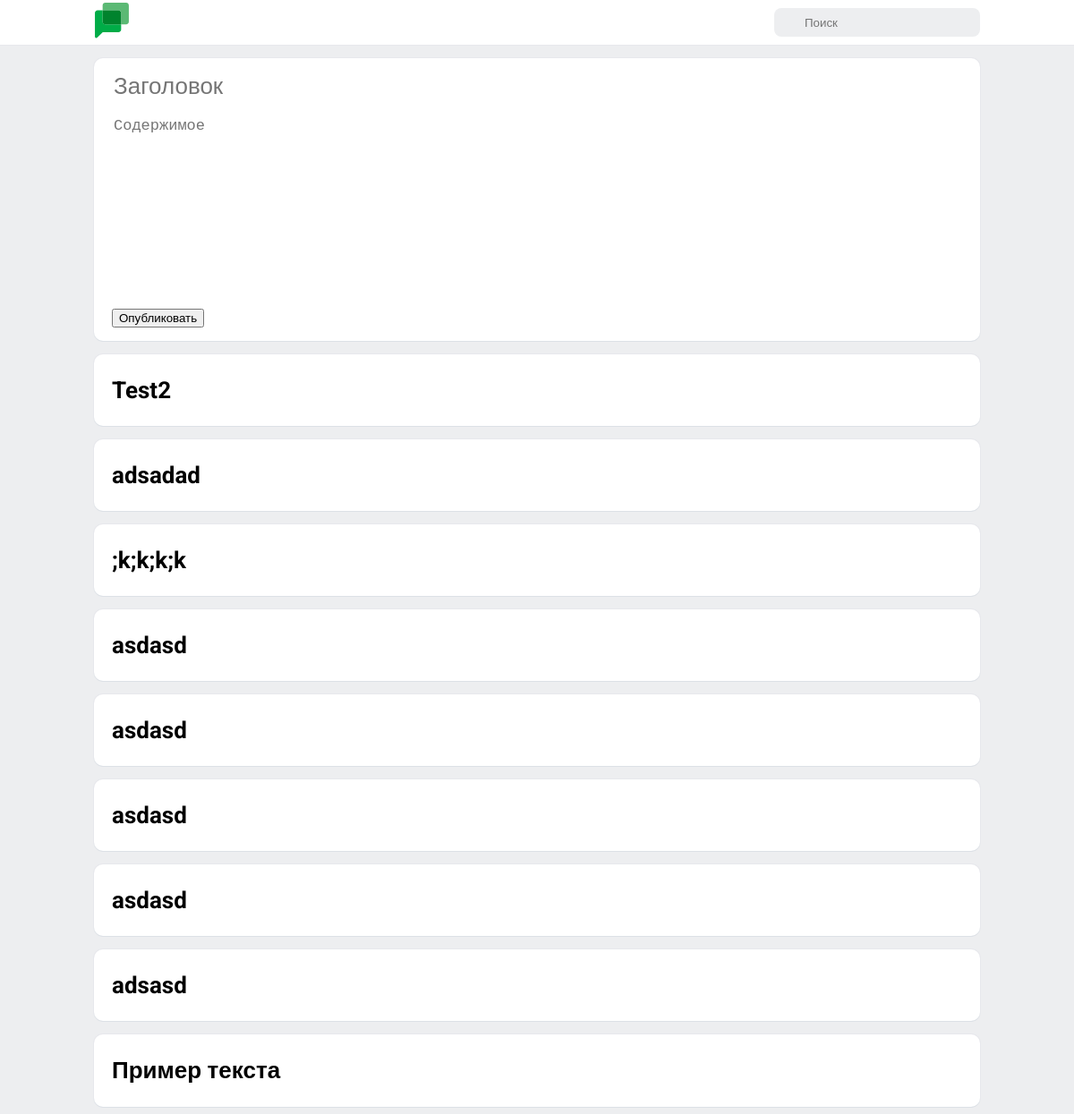
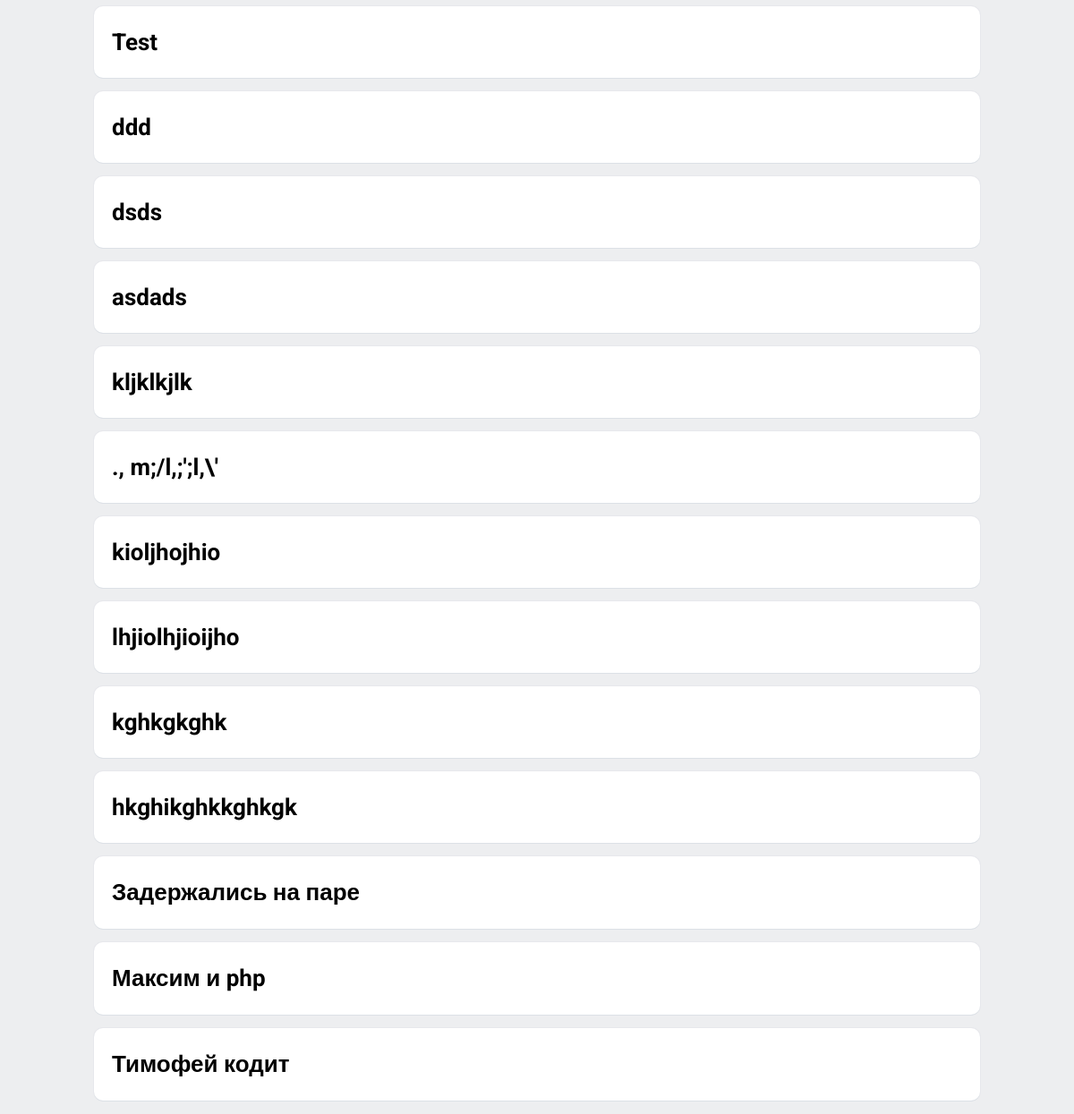
Before: / with the older database file (2 pictures, top to bottom).
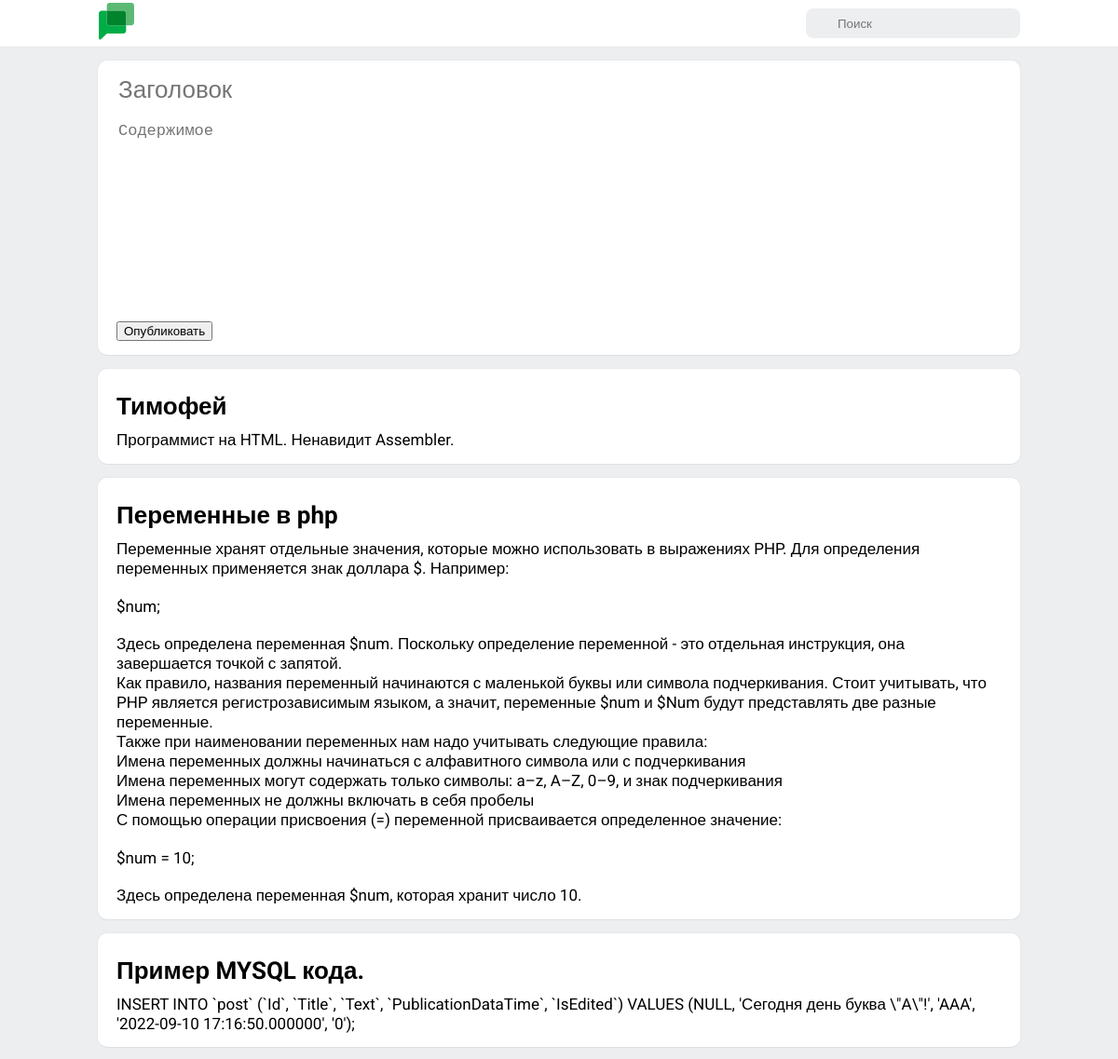
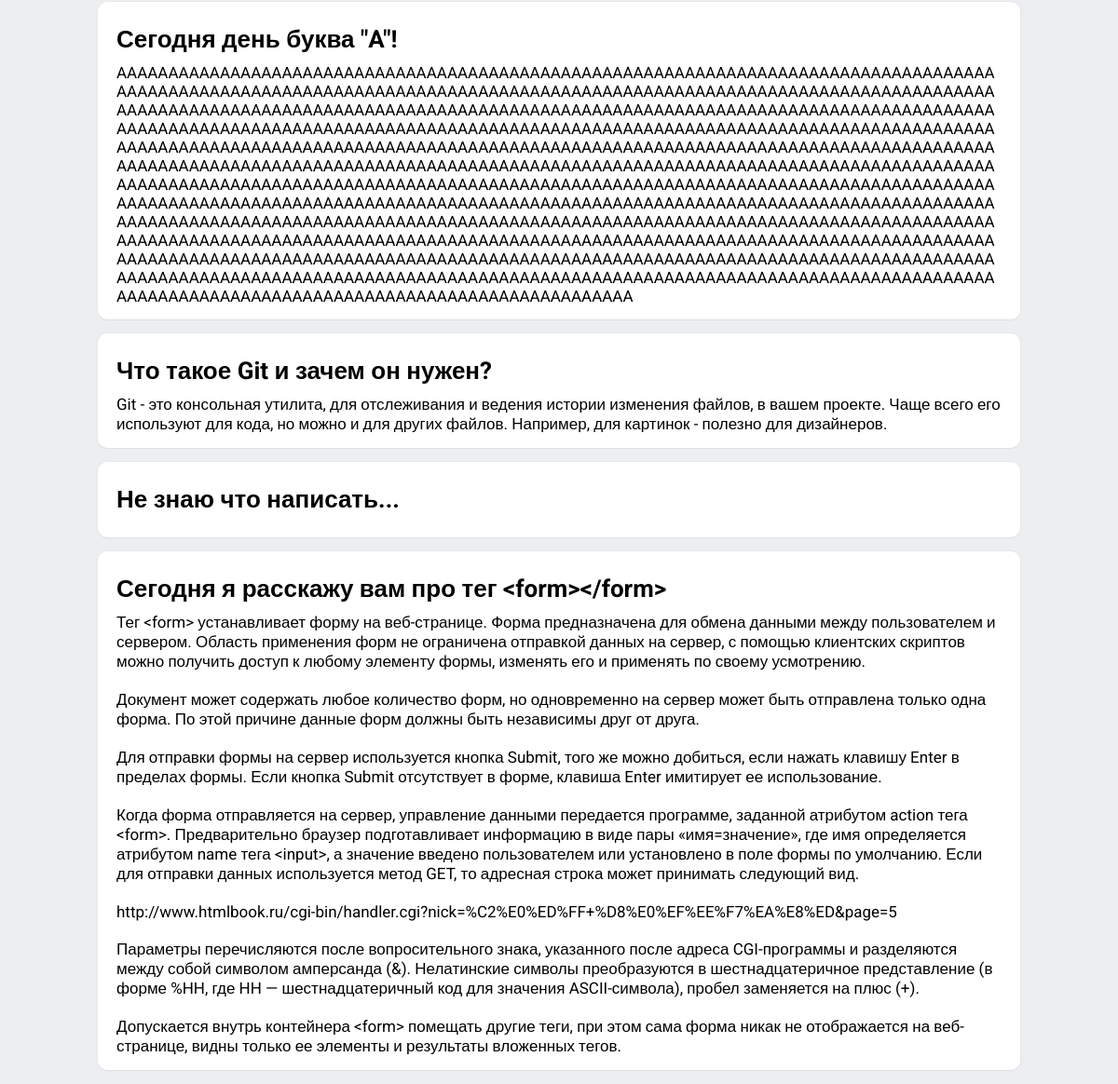
After: the same page with the newer database file (2 pictures, top to bottom).
### tables this page shows
CREATE TABLE IF NOT EXISTS `POST`
(
    `Id`                  INT UNSIGNED NOT NULL AUTO_INCREMENT,
    `Title`               VARCHAR(45)  NOT NULL,
    `Text`                TEXT         NULL,
    `PublicationDataTime` DATETIME     NOT NULL,
    `ChangeDateTime`      DATETIME     NULL,
    PRIMARY KEY (`Id`)
);

### index.php (the view, shortened to what this page needs)
<?php
$conn = new PDO("mysql:host=localhost;port=3307;dbname=posts_db", "root", "");
$searchString = '';
$sql = "SELECT * FROM post WHERE LOCATE(:searchString, Title) > 0 or LOCATE(:searchString, Text) ORDER BY Id DESC";
$stmt = $conn->prepare($sql);
$stmt->bindValue(":searchString", $searchString);
$stmt->execute();
function highlight($text, $selected_text): string
{
    if (empty($text)) {
        return '';
    }
    $selected_text_len = mb_strlen($selected_text);
    $firstIndex = mb_stripos($text, $selected_text);
    if ($selected_text_len <= 0 || $firstIndex === false) {
        return htmlentities($text);
    }
    return htmlentities(mb_substr($text, 0, $firstIndex)) .
        '<span class="found-element">' .
        htmlentities(mb_substr($text, $firstIndex, $selected_text_len)) .
        '</span>' .
        htmlentities(mb_substr($text,$firstIndex + $selected_text_len));
}
?>
<!DOCTYPE html>
<html lang="ru">
<head>
    <link href="css/style.css" rel="stylesheet">
</head>
<body>
<header>
    <nav class="header-container main-container">
       <a href="index.php">
           <img class="logo" src="img/logo.svg" width="40" height="40" alt="Лого сайта"/>
       </a>
        <form class="search-form" action="index.php" method="get" name="search-panel">
            <input class="search-text-field" placeholder="Поиск" type="search" name="s" value="<?php echo htmlentities($searchString);?>">
        </form>
    </nav>
</header>
<main class="main-container">
    <ul class="post-list">
            <li class="post-container">
                <form action="php/post_addition.php" method="post">
                    <input class="post-input-field title-input-field title-font block" type="text" placeholder="Заголовок" name="title" maxlength="45"/>
                    <p>
                        <textarea class="post-input-field content-input-field content-font block" placeholder="Содержимое" name="content"></textarea>
                    </p>
                    <input value="Опубликовать" class="block" type="submit">
                </form>
            </li>
            <?php foreach ($stmt as $row){ ?>
                <li class="post-container">
                    <h2 class="title title-font"><?php echo highlight($row["Title"], $searchString) ?></h2>
                    <p class="content content-font"><?php echo highlight($row["Text"], $searchString) ?></p>
                </li>
            <?php }?>
        </ul>
</main>
</body>
</html>

### css/style.css (style rules this page uses)
:root { --main-color: #63b77c; --header-hight:50px; --indentation-between-posts:15px; --separator-color:#e7e8ec; }
body { margin: 0; padding: 0; background-color: #edeef0; font-family: 'Roboto', sans-serif; }
header { height: var(--header-hight); background-color: white; width: 100%; top: 0; position: fixed; border-bottom: 1px solid var(--separator-color); }
.post-list { margin: calc(var(--header-hight) + var(--indentation-between-posts)) 0 0 0; padding: 0; }
.post-container { word-wrap: break-word; background-color: white; border-radius: 10px; padding: 15px 20px; margin: var(--indentation-between-posts) 0; list-style-type: none; text-align: left; box-shadow: 0 1px 0 0 #dce1e6, 0 0 0 1px var(--separator-color); }
.post-input-field { border: 0; outline: 0; width: 100%; box-sizing: border-box; }
.content-input-field { height: 200px; resize: none; }
.block { display: block; }
.title-font { font-size: 26px; }
.content-font { font-size: 17px; }
.title { padding: 10px 0 ; margin: 0; }
.content { margin: 0; white-space: pre-wrap; }
.main-container { width: 990px; margin: auto; }
.search-text-field { background-color: #EDEEF0; background-image: url("../img/search-img.svg"); background-repeat: no-repeat; background-position: 10px; width: 230px; height: 32px; padding: 0 0 0 34px; border-width: 0; outline-width: 0; border-radius: 8px; }
.header-container { height: 100%; display: flex; justify-content: space-between; align-items: center; }

Changed rows visible on the page:
removed post: Title "Test2"
removed post: Title "adsadad"
removed post: Title ";k;k;k;k"
removed post: Title "asdasd"
removed post: Title "asdasd"
removed post: Title "asdasd"
removed post: Title "asdasd"
removed post: Title "adsasd"
removed post: Title "Пример текста"
removed post: Title "Test"
removed post: Title "ddd"
removed post: Title "dsds"
removed post: Title "asdads"
removed post: Title "kljklkjlk"
removed post: Title "., m;/l,;';l,\\'"
changed post: Title "kioljhojhio" → "Тимофей"; Text (not shown) → "Программист на HTML. Ненавидит Assembler."
changed post: Title "lhjiolhjioijho" → "Переменные в php"; Text (not shown) → "Переменные хранят отдельные значения, которые можно использовать в выражениях PHP. Для определения переменных применяется знак доллара $. Например: $num; Здесь определена переменная $num. Поскольку определение переменной - это отдельная инструкция, она завершается точкой с запятой. Как правило, названия переменный начинаются с маленькой буквы или символа подчеркивания. Стоит учитывать, что PHP является регистрозависимым языком, а значит, переменные $num и $Num будут представлять две разные переменные. Также при наименовании переменных нам надо учитывать следующие правила: Имена переменных должны начинаться с алфавитного символа или с подчеркивания Имена переменных могут содержать только…"
changed post: Title "kghkgkghk" → "Пример MYSQL кода."; Text (not shown) → "INSERT INTO `post` (`Id`, `Title`, `Text`, `PublicationDataTime`, `IsEdited`) VALUES (NULL, 'Сегодня день буква \\\"A\\\"!', 'AAA', '2022-09-10 17:16:50.000000', '0');"
changed post: Title "hkghikghkkghkgk" → "Сегодня день буква \"A\"!"; Text (not shown) → "AAAAAAAAAAAAAAAAAAAAAAAAAAAAAAAAAAAAAAAAAAAAAAAAAAAAAAAAAAAAAAAAAAAAAAAAAAAAAAAAAAAAAAAAAAAAAAAAAAAAAAAAAAAAAAAAAAAAAAAAAAAAAAAAAAAAAAAAAAAAAAAAAAAAAAAAAAAAAAAAAAAAAAAAAAAAAAAAAAAAAAAAAAAAAAAAAAAAAAAAAAAAAAAAAAAAAAAAAAAAAAAAAAAAAAAAAAAAAAAAAAAAAAAAAAAAAAAAAAAAAAAAAAAAAAAAAAAAAAAAAAAAAAAAAAAAAAAAAAAAAAAAAAAAAAAAAAAAAAAAAAAAAAAAAAAAAAAAAAAAAAAAAAAAAAAAAAAAAAAAAAAAAAAAAAAAAAAAAAAAAAAAAAAAAAAAAAAAAAAAAAAAAAAAAAAAAAAAAAAAAAAAAAAAAAAAAAAAAAAAAAAAAAAAAAAAAAAAAAAAAAAAAAAAAAAAAAAAAAAAAAAAAAAAAAAAAAAAAAAAAAAAAAAAAAAAAAAAAAAAAAAAAAAAAAAAAAAAAAAAAAAAAAAAAAAAAAAAAAAAAAAAAAAAAAAAAAAAAAAAAAAAAAAAAAAAAAAAAAAAAAAAAAAAAAAAAAAAAAAAAAAAAAAAAAAAAAAAAAAAAAAAAAAAAAAAAAAAAAAAAAAAAAAAAAAAAAAAAAAAAAAAAAAAAAAAAAAAAAAA…"
changed post: Title "Задержались на паре" → "Что такое Git и зачем он нужен?"; Text (not shown) → "Git - это консольная утилита, для отслеживания и ведения истории изменения файлов, в вашем проекте. Чаще всего его используют для кода, но можно и для других файлов. Например, для картинок - полезно для дизайнеров."
changed post: Title "Максим и php" → "Не знаю что написать..."
changed post: Title "Тимофей кодит" → "Сегодня я расскажу вам про тег <form></form>"; Text (not shown) → "Тег <form> устанавливает форму на веб-странице. Форма предназначена для обмена данными между пользователем и сервером. Область применения форм не ограничена отправкой данных на сервер, с помощью клиентских скриптов можно получить доступ к любому элементу формы, изменять его и применять по своему усмотрению. Документ может содержать любое количество форм, но одновременно на сервер может быть отправлена только одна форма. По этой причине данные форм должны быть независимы друг от друга. Для отправки формы на сервер используется кнопка Submit, того же можно добиться, если нажать клавишу Enter в пределах формы. Если кнопка Submit отсутствует в форме, клавиша Enter имитирует ее использование.…"
